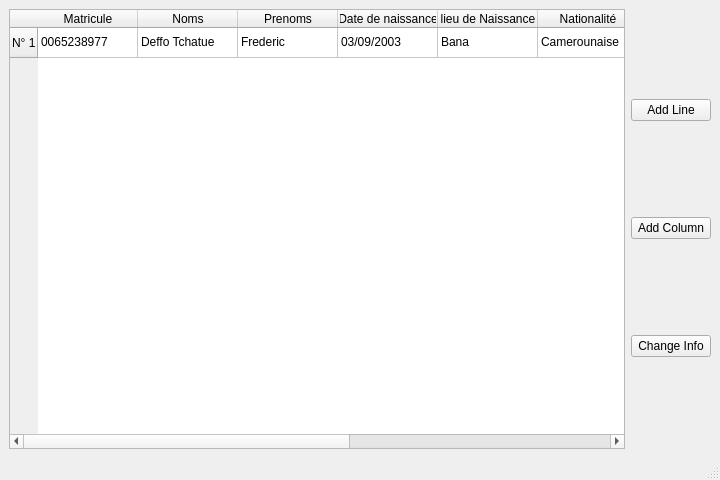
<?xml version="1.0" encoding="UTF-8"?>
<ui version="4.0">
 <class>MainWindow</class>
 <widget class="QMainWindow" name="MainWindow">
  <property name="geometry">
   <rect>
    <x>0</x>
    <y>0</y>
    <width>720</width>
    <height>480</height>
   </rect>
  </property>
  <property name="minimumSize">
   <size>
    <width>480</width>
    <height>360</height>
   </size>
  </property>
  <property name="maximumSize">
   <size>
    <width>1080</width>
    <height>720</height>
   </size>
  </property>
  <property name="windowTitle">
   <string>MainWindow</string>
  </property>
  <widget class="QWidget" name="centralwidget">
   <layout class="QGridLayout" name="gridLayout">
    <item row="0" column="1">
     <layout class="QVBoxLayout" name="verticalLayout">
      <item>
       <widget class="QPushButton" name="addline">
        <property name="text">
         <string>Add Line</string>
        </property>
       </widget>
      </item>
      <item>
       <widget class="QPushButton" name="addcolumn">
        <property name="text">
         <string>Add Column</string>
        </property>
       </widget>
      </item>
      <item>
       <widget class="QPushButton" name="changeinfo">
        <property name="text">
         <string>Change Info</string>
        </property>
       </widget>
      </item>
     </layout>
    </item>
    <item row="0" column="0">
     <widget class="QTableWidget" name="tableWidget">
      <attribute name="horizontalHeaderVisible">
       <bool>true</bool>
      </attribute>
      <attribute name="horizontalHeaderCascadingSectionResizes">
       <bool>false</bool>
      </attribute>
      <attribute name="horizontalHeaderShowSortIndicator" stdset="0">
       <bool>false</bool>
      </attribute>
      <attribute name="horizontalHeaderStretchLastSection">
       <bool>true</bool>
      </attribute>
      <attribute name="verticalHeaderVisible">
       <bool>true</bool>
      </attribute>
      <row>
       <property name="text">
        <string>N° 1</string>
       </property>
      </row>
      <column>
       <property name="text">
        <string>Matricule</string>
       </property>
      </column>
      <column>
       <property name="text">
        <string>Noms</string>
       </property>
      </column>
      <column>
       <property name="text">
        <string>Prenoms</string>
       </property>
      </column>
      <column>
       <property name="text">
        <string>Date de naissance</string>
       </property>
      </column>
      <column>
       <property name="text">
        <string>lieu de Naissance</string>
       </property>
      </column>
      <column>
       <property name="text">
        <string>Nationalité</string>
       </property>
      </column>
      <column>
       <property name="text">
        <string>Adresse email</string>
       </property>
      </column>
      <column>
       <property name="text">
        <string>N° de Telephone</string>
       </property>
      </column>
      <column>
       <property name="text">
        <string>Niveau de Langue</string>
       </property>
      </column>
      <item row="0" column="0">
       <property name="text">
        <string>0065238977</string>
       </property>
      </item>
      <item row="0" column="1">
       <property name="text">
        <string>Deffo Tchatue</string>
       </property>
      </item>
      <item row="0" column="2">
       <property name="text">
        <string>Frederic</string>
       </property>
      </item>
      <item row="0" column="3">
       <property name="text">
        <string>03/09/2003</string>
       </property>
      </item>
      <item row="0" column="4">
       <property name="text">
        <string>Bana</string>
       </property>
      </item>
      <item row="0" column="5">
       <property name="text">
        <string>Camerounaise</string>
       </property>
      </item>
      <item row="0" column="6">
       <property name="text">
        <string>frederic45@icloud.com</string>
       </property>
      </item>
      <item row="0" column="7">
       <property name="text">
        <string>77 346 09 21</string>
       </property>
      </item>
      <item row="0" column="8">
       <property name="text">
        <string>B1</string>
       </property>
      </item>
     </widget>
    </item>
   </layout>
  </widget>
  <widget class="QMenuBar" name="menubar">
   <property name="geometry">
    <rect>
     <x>0</x>
     <y>0</y>
     <width>720</width>
     <height>22</height>
    </rect>
   </property>
  </widget>
  <widget class="QStatusBar" name="statusbar"/>
 </widget>
 <resources/>
 <connections/>
</ui>
